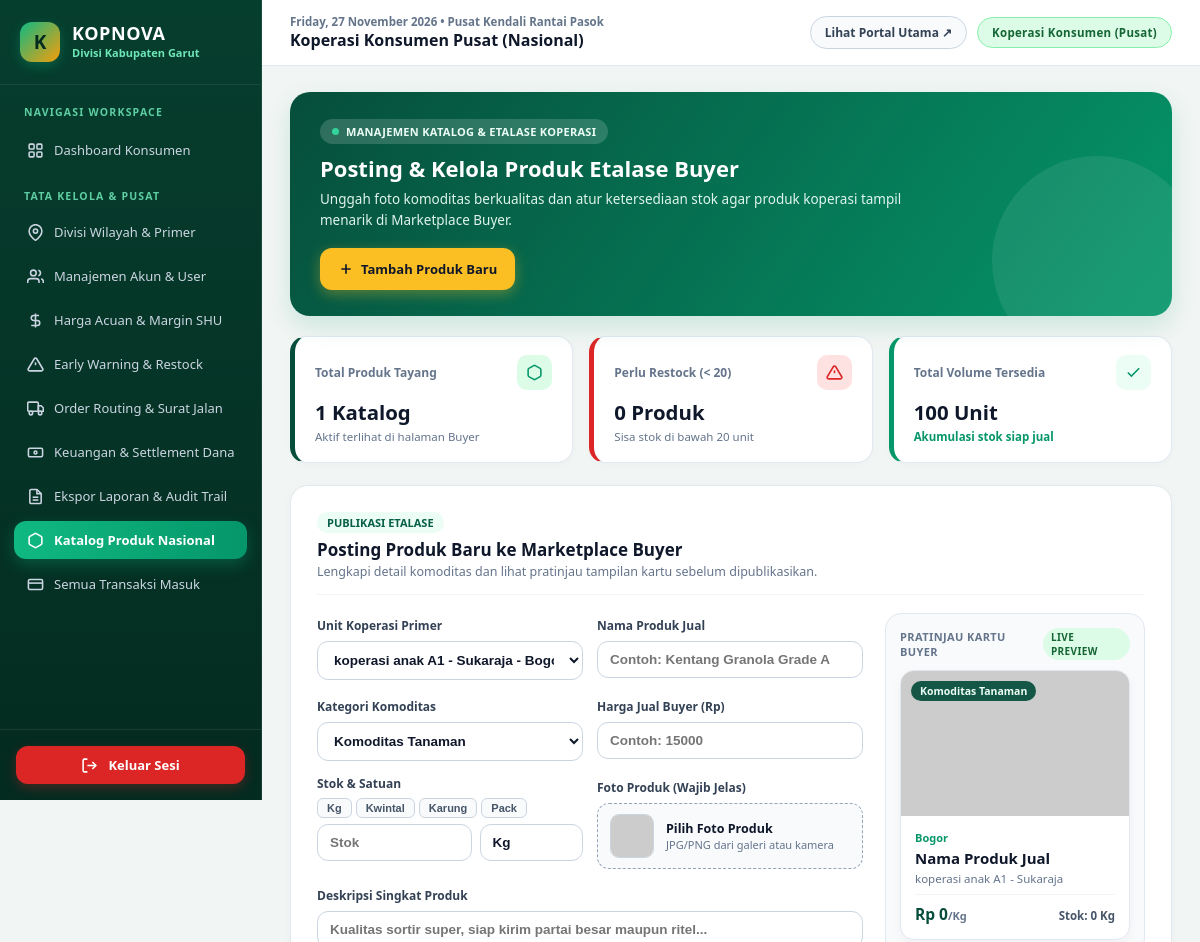
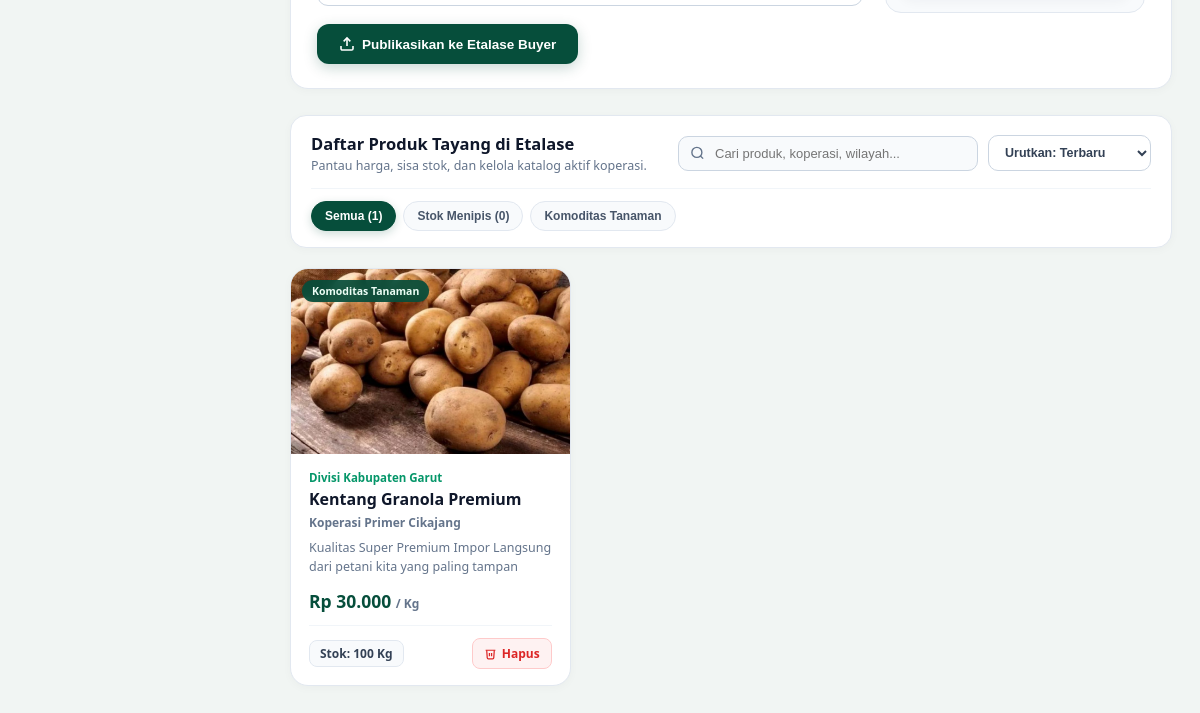
The page /modules/produk/index.php (signed in) on the database as committed earlier (2 pictures, top to bottom).
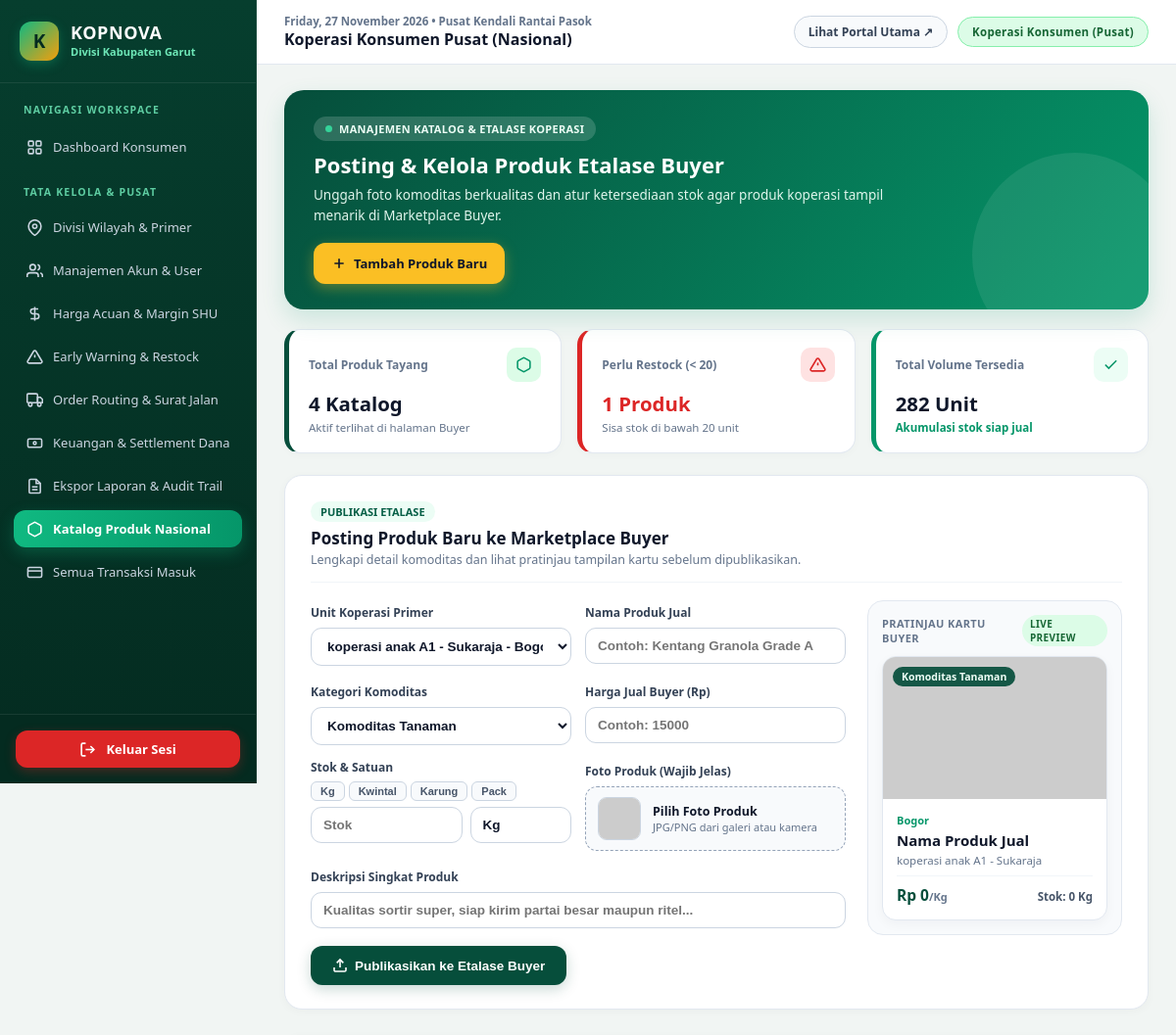
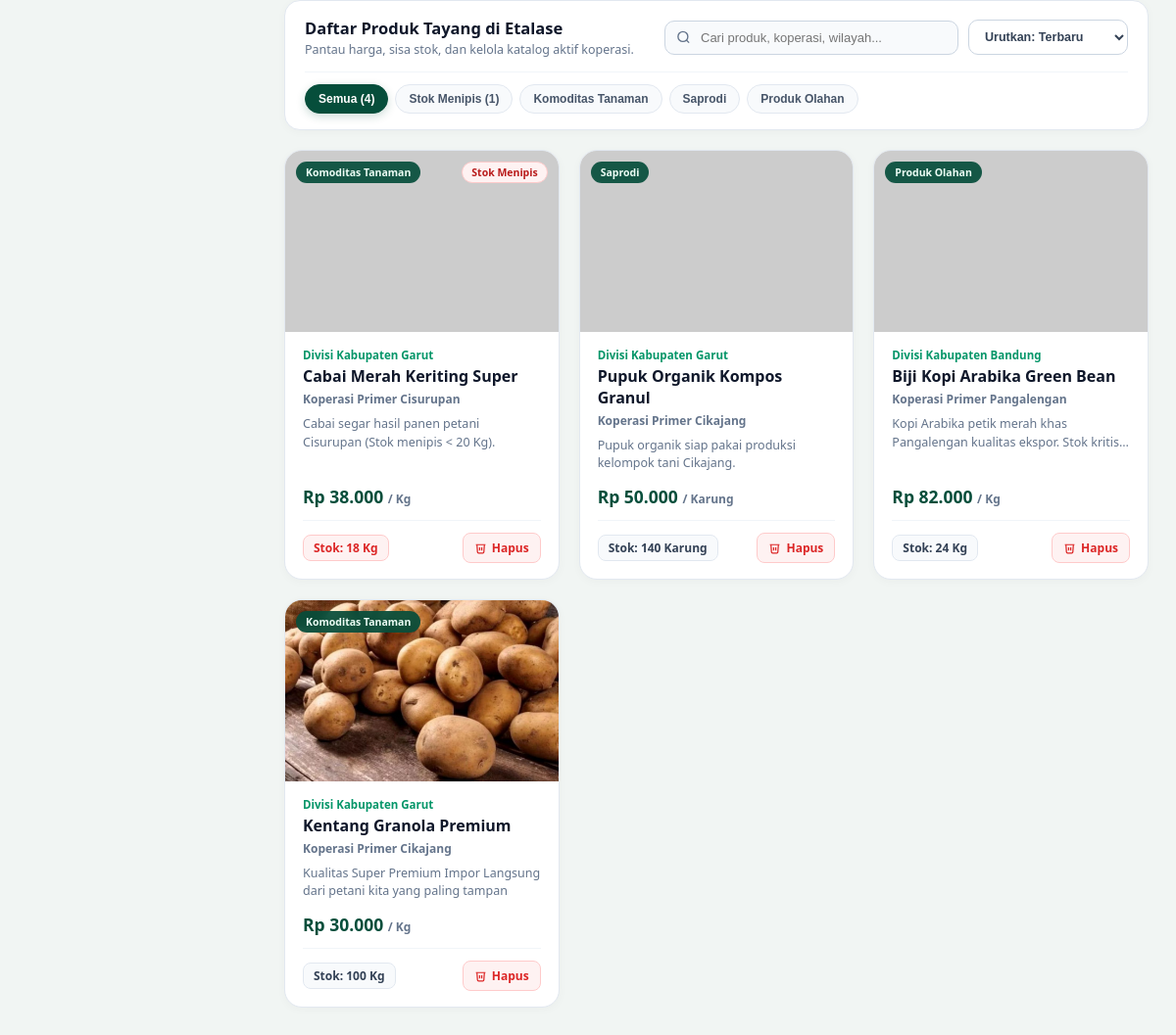
The same page on the database as committed later (2 pictures, top to bottom).
### tables this page shows
CREATE TABLE `produk_etalase` (
  `id_produk` int(11) NOT NULL,
  `id_divisi` int(11) NOT NULL,
  `id_primer` int(11) NOT NULL,
  `kode_produk` varchar(20) NOT NULL,
  `nama_produk` varchar(100) NOT NULL,
  `kategori` enum('Komoditas Tanaman','Saprodi','Alsintan','Produk Olahan','Produk Lainnya') NOT NULL,
  `harga_jual` decimal(12,2) NOT NULL,
  `stok` int(11) NOT NULL DEFAULT 0,
  `satuan` varchar(20) NOT NULL,
  `foto_produk` varchar(255) DEFAULT 'default.jpg',
  `deskripsi` text DEFAULT NULL,
  `created_at` timestamp NOT NULL DEFAULT current_timestamp()
);

CREATE TABLE `divisi_wilayah` (
  `id_divisi` int(11) NOT NULL,
  `kode_divisi` varchar(20) NOT NULL,
  `nama_divisi` varchar(100) NOT NULL,
  `provinsi` varchar(100) NOT NULL,
  `created_at` timestamp NOT NULL DEFAULT current_timestamp()
);

CREATE TABLE `koperasi_primer` (
  `id_primer` int(11) NOT NULL,
  `id_divisi` int(11) NOT NULL,
  `kode_primer` varchar(20) NOT NULL,
  `nama_koperasi` varchar(100) NOT NULL,
  `kecamatan` varchar(100) NOT NULL,
  `ketua_koperasi` varchar(100) NOT NULL
);

### config/database.php (called while the page is built, shortened)
<?php
function rupiah($angka) {
    return "Rp " . number_format((float)$angka, 0, ',', '.');
}
?>

### modules/produk/index.php (the view, shortened to what the changed rows need)
<?php
require_once '../../config/database.php';
require_once '../../includes/header.php';
require_once '../../includes/sidebar.php';
$produk_list = $pdo->query("SELECT pr.*, kp.nama_koperasi, d.nama_divisi FROM produk_etalase pr JOIN koperasi_primer kp ON pr.id_primer = kp.id_primer JOIN divisi_wilayah d ON pr.id_divisi = d.id_divisi ORDER BY pr.id_produk DESC")->fetchAll();
$total_produk       = count($produk_list);
$total_stok_menipis = 0;
$total_unit_stok    = 0;
$kategori_unik      = [];
foreach ($produk_list as $item) {
    $stok_item = (int)($item['stok'] ?? 0);
    $total_unit_stok += $stok_item;
    if ($stok_item < 20) {
        $total_stok_menipis++;
    }
    $kat = trim((string)($item['kategori'] ?? ''));
    if ($kat !== '' && !in_array($kat, $kategori_unik, true)) {
        $kategori_unik[] = $kat;
    }
}
?>
<div class="prd-hero" style="background:linear-gradient(125deg, #064E3B 0%, #059669 100%); border-radius:20px; padding:26px 30px; color:#FFFFFF; margin-bottom:20px; display:flex; justify-content:space-between; align-items:center; flex-wrap:wrap; gap:18px; box-shadow:0 10px 25px rgba(5, 150, 105, 0.16); position:relative; overflow:hidden;">
    <div style="max-width:620px; position:relative; z-index:2;">
        <h2 class="prd-hero-title" style="margin:0 0 6px; font-size:22px; font-weight:800; line-height:1.3;">
            Posting &amp; Kelola Produk Etalase Buyer
        </h2>
    </div>
</div>
<div class="prd-grid-3" style="margin-bottom:22px;">
    <div class="prd-kpi" style="border-left:5px solid #064E3B;">
        <div style="display:flex; justify-content:space-between; align-items:center; gap:8px;">
            <span style="font-size:12px; color:#64748B; font-weight:700;">Total Produk Tayang</span>
            <div style="width:35px; height:35px; border-radius:10px; background:#DCFCE7; color:#059669; display:flex; align-items:center; justify-content:center; flex-shrink:0;">
            </div>
        </div>
        <div class="prd-kpi-val"><?= $total_produk ?> Katalog</div>
        <div style="font-size:11.5px; color:#64748B;">Aktif terlihat di halaman Buyer</div>
    </div>
    <div class="prd-kpi" style="border-left:5px solid #DC2626;">
        <div style="display:flex; justify-content:space-between; align-items:center; gap:8px;">
            <span style="font-size:12px; color:#64748B; font-weight:700;">Perlu Restock (&lt; 20)</span>
            <div style="width:35px; height:35px; border-radius:10px; background:#FEE2E2; color:#DC2626; display:flex; align-items:center; justify-content:center; flex-shrink:0;">
            </div>
        </div>
        <div class="prd-kpi-val" style="color:<?= $total_stok_menipis > 0 ? '#DC2626' : '#0F172A' ?>;"><?= $total_stok_menipis ?> Produk</div>
        <div style="font-size:11.5px; color:#64748B;">Sisa stok di bawah 20 unit</div>
    </div>
    <div class="prd-kpi" style="border-left:5px solid #059669;">
        <div style="display:flex; justify-content:space-between; align-items:center; gap:8px;">
            <span style="font-size:12px; color:#64748B; font-weight:700;">Total Volume Tersedia</span>
            <div style="width:35px; height:35px; border-radius:10px; background:#ECFDF5; color:#059669; display:flex; align-items:center; justify-content:center; flex-shrink:0;">
            </div>
        </div>
        <div class="prd-kpi-val"><?= number_format($total_unit_stok, 0, ',', '.') ?> Unit</div>
        <div style="font-size:11.5px; color:#059669; font-weight:600;">Akumulasi stok siap jual</div>
    </div>
</div>
<div class="prd-toolbar">
    <div style="display:flex; gap:7px; flex-wrap:wrap; padding-top:12px; border-top:1px solid #F1F5F9;" id="prdFilterBar">
        <button type="button" class="prd-pill active" onclick="setPrdFilter('ALL', this)">Semua (<?= $total_produk ?>)</button>
        <button type="button" class="prd-pill" onclick="setPrdFilter('LOW_STOCK', this)">Stok Menipis (<?= $total_stok_menipis ?>)</button>
        <?php foreach ($kategori_unik as $kat): ?>
            <button type="button" class="prd-pill" onclick="setPrdFilter('<?= htmlspecialchars($kat, ENT_QUOTES) ?>', this)">
                <?= htmlspecialchars($kat) ?>
            </button>
        <?php endforeach; ?>
    </div>
</div>
<?php if (empty($produk_list)): ?>
    <div style="background:#FFFFFF; padding:44px 24px; border-radius:18px; text-align:center; border:1px solid #E2E8F0; box-shadow:0 2px 10px rgba(15,23,42,0.03);">
        <div style="font-size:17px; font-weight:800; color:#0F172A; margin-bottom:6px;">Belum Ada Produk di Etalase</div>
        <p style="margin:0; font-size:13.5px; color:#64748B;">Gunakan formulir di atas untuk mempublikasikan produk pertama ke Marketplace Buyer.</p>
    </div>
<?php else: ?>
    <div class="prd-catalog-grid" id="prdCatalogGrid">
        <?php foreach ($produk_list as $idx => $pr):
            $stok_val  = (int)$pr['stok'];
            $harga_val = (float)$pr['harga_jual'];
            $kat_val   = (string)($pr['kategori'] ?? 'Komoditas Tanaman');
        ?>
        <div class="prd-item-card prd-catalog-item"
             data-order="<?= $idx ?>"
             data-category="<?= htmlspecialchars($kat_val, ENT_QUOTES) ?>"
             data-stock="<?= $stok_val ?>"
             data-price="<?= $harga_val ?>">
            <div class="prd-thumb-wrap">
                <img src="<?= BASE_URL ?>/uploads/produk/<?= htmlspecialchars($pr['foto_produk']) ?>"
                     alt="<?= htmlspecialchars($pr['nama_produk']) ?>"
                     onerror="this.src='https://placehold.co/480x300/064e3b/ffffff?text=Foto+Produk'"
                     class="prd-thumb">
                <span style="position:absolute; top:11px; left:11px; background:rgba(6, 78, 59, 0.92); color:#ECFDF5; font-size:10.5px; font-weight:700; padding:4px 10px; border-radius:99px; backdrop-filter:blur(4px);">
                    <?= htmlspecialchars($kat_val) ?>
                </span>
                <?php if ($stok_val < 20): ?>
                <span style="position:absolute; top:11px; right:11px; background:#FEF2F2; color:#B91C1C; border:1px solid #FECACA; font-size:10.5px; font-weight:800; padding:3px 9px; border-radius:99px;">
                    Stok Menipis
                </span>
                <?php endif; ?>
            </div>
            <div style="padding:16px 18px; flex:1; display:flex; flex-direction:column; justify-content:space-between;">
                <div>
                    <div style="font-size:11.5px; font-weight:700; color:#059669;">
                        <?= htmlspecialchars($pr['nama_divisi']) ?>
                    </div>
                    <h4 style="margin:4px 0 3px; font-size:16px; font-weight:800; color:#0F172A; line-height:1.35;">
                        <?= htmlspecialchars($pr['nama_produk']) ?>
                    </h4>
                    <div style="font-size:12px; color:#64748B; font-weight:600; margin-bottom:8px;">
                        <?= htmlspecialchars($pr['nama_koperasi']) ?>
                    </div>
                    <p class="prd-desc">
                        <?= htmlspecialchars($pr['deskripsi'] ?: 'Komoditas unggulan koperasi siap distribusi.') ?>
                    </p>
                </div>
                <div>
                    <div style="font-size:17.5px; font-weight:900; color:#064E3B; font-variant-numeric:tabular-nums;">
                        <?= rupiah($pr['harga_jual']) ?> <span style="font-size:12px; font-weight:600; color:#64748B;">/ <?= htmlspecialchars($pr['satuan']) ?></span>
                    </div>
                    <div style="display:flex; justify-content:space-between; align-items:center; gap:8px; margin-top:12px; padding-top:12px; border-top:1px solid #F1F5F9;">
                        <span style="font-size:12px; font-weight:700; color:<?= $stok_val < 20 ? '#DC2626' : '#334155' ?>; background:<?= $stok_val < 20 ? '#FEF2F2' : '#F8FAFC' ?>; padding:4px 10px; border-radius:8px; border:1px solid <?= $stok_val < 20 ? '#FECACA' : '#E2E8F0' ?>;">
                            Stok: <?= number_format($stok_val, 0, ',', '.') ?> <?= htmlspecialchars($pr['satuan']) ?>
                        </span>
                        <a href="proses.php?hapus=<?= (int)$pr['id_produk'] ?>"
                           onclick="return confirm('Hapus produk <?= htmlspecialchars($pr['nama_produk'], ENT_QUOTES) ?> dari etalase?')"
                           class="prd-del-btn">
                            <svg width="13" height="13" viewBox="0 0 24 24" fill="none" stroke="currentColor" stroke-width="2.3"><polyline points="3 6 5 6 21 6"/><path d="M19 6l-1 14a2 2 0 0 1-2 2H8a2 2 0 0 1-2-2L5 6"/><path d="M10 11v6"/><path d="M14 11v6"/></svg>
                            <span>Hapus</span>
                        </a>
                    </div>
                </div>
            </div>
        </div>
        <?php endforeach; ?>
    </div>
<?php endif; ?>
<?php require_once '../../includes/footer.php'; ?>

Rows that differ between the two databases and show on the page:
added produk_etalase: kategori "Komoditas Tanaman", shows "Stok Menipis", id_divisi.nama_divisi "Divisi Kabupaten Garut", nama_produk "Cabai Merah Keriting Super", id_primer.nama_koperasi "Koperasi Primer Cisurupan", deskripsi "Cabai segar hasil panen petani Cisurupan (Stok menipis < 20 Kg).", harga_jual "Rp 38.000", satuan "Kg", stok "18"
added produk_etalase: kategori "Saprodi", id_divisi.nama_divisi "Divisi Kabupaten Garut", nama_produk "Pupuk Organik Kompos Granul", id_primer.nama_koperasi "Koperasi Primer Cikajang", deskripsi "Pupuk organik siap pakai produksi kelompok tani Cikajang.", harga_jual "Rp 50.000", satuan "Karung", stok "140"
added produk_etalase: kategori "Produk Olahan", id_divisi.nama_divisi "Divisi Kabupaten Bandung", nama_produk "Biji Kopi Arabika Green Bean", id_primer.nama_koperasi "Koperasi Primer Pangalengan", deskripsi "Kopi Arabika petik merah khas Pangalengan kualitas ekspor. Stok…", harga_jual "Rp 82.000", satuan "Kg", stok "24"
Other text that changed with them:
$total_produk: "1" → "4"
$total_stok_menipis: "0" → "1"
$total_unit_stok: "100" → "282"
new list line: "Saprodi"
new list line: "Produk Olahan"
